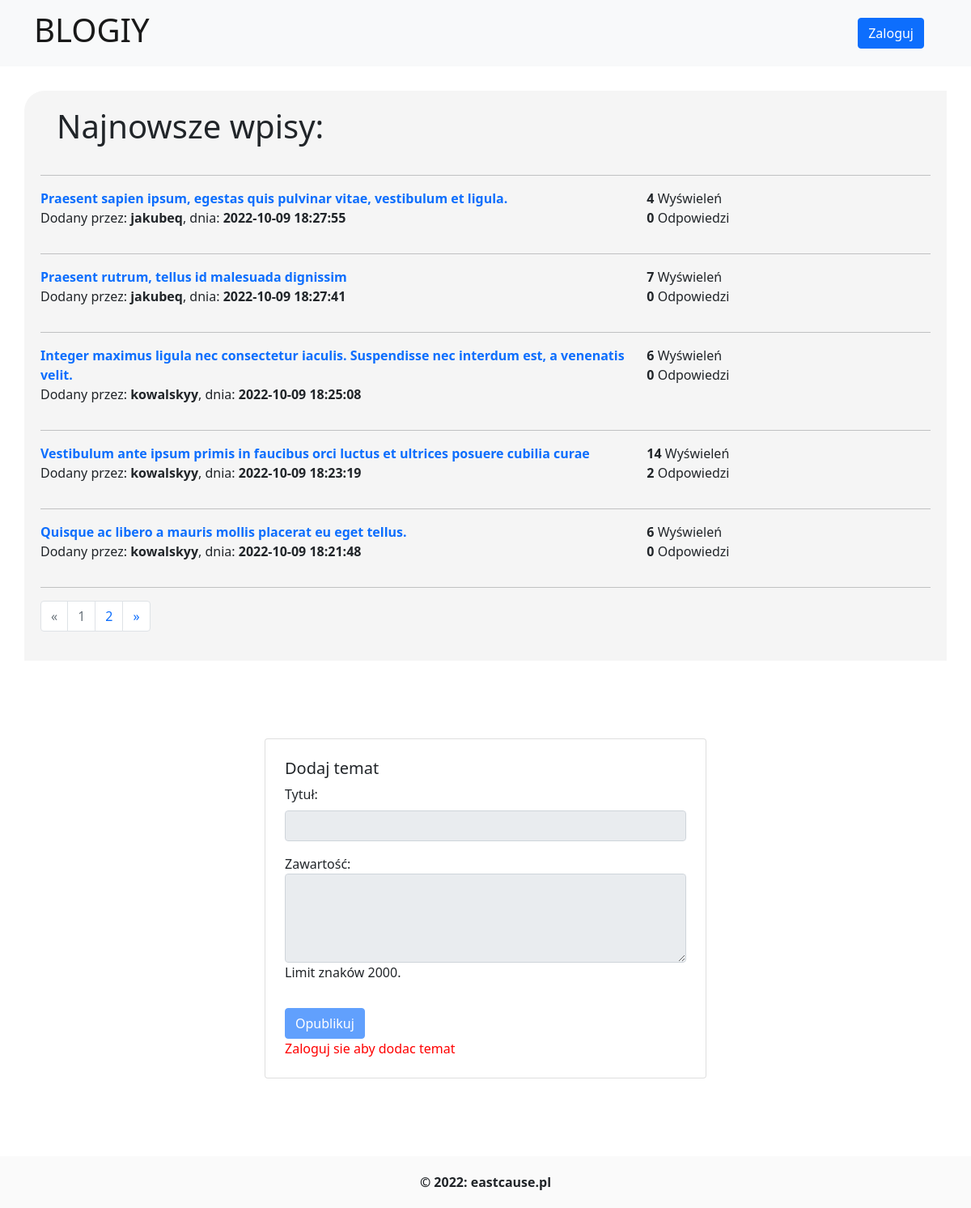
The page / on the database its author committed.
### tables this page shows
CREATE TABLE `posts` (
  `id` int(11) NOT NULL,
  `author` varchar(32) NOT NULL,
  `title` varchar(128) NOT NULL,
  `content` text NOT NULL,
  `views` int(11) NOT NULL,
  `last_updated` datetime NOT NULL DEFAULT current_timestamp(),
  `created_at` datetime NOT NULL DEFAULT current_timestamp()
);

### checklogin.php (called while the page is built, shortened)
<?php
$logged = false;

### core/database.php (called while the page is built, shortened)
<?php
class Database {
    private $_connection;
    private static $_instance;
    private $_host = DB_HOST;
    private $_username = DB_USER;
    private $_password = DB_PASSWORD;
    private $_database = DB_DATABASE;
    public static function getInstance() {
        if(!self::$_instance) {
            self::$_instance = new self();
        }
        return self::$_instance;
    }
    private function __construct() {
        $this->_connection = new PDO("mysql:host=" . $this->_host . ";dbname=" . $this->_database, $this->_username,
            $this->_password);
    }
    public function getConnection() {
        return $this->_connection;
    }
}

### index.php (the view, shortened to what this page needs)
<?php
    require 'core/database.php';
    $db = Database::getInstance();
    $page = 1;
    $stmt = $db->getConnection()->query('SELECT count(*) FROM posts');
    $total_results = $stmt->fetchColumn();
    $total_pages = ceil($total_results / 5);
    $start = ($page - 1) * 5;
    $query = "SELECT * FROM posts ORDER BY `last_updated` DESC LIMIT $start,5";
    $rows = $db->getConnection()->query($query)->fetchAll();
    include 'checklogin.php';
?>
<!DOCTYPE html>
<html lang="pl-PL">
<head>
    <link rel="stylesheet" href="css/bootstrap.css">
    <link rel="stylesheet" href="css/newstyle.css">
    <link rel="stylesheet" href="css/fontello.css">
</head>
<body>
    <?php include 'nav.php'?>
    <div class="container econtainer">
        <h1>Najnowsze wpisy:</h1>
        <hr>
        <?php if(count($rows) != 0){?>
            <?php foreach ($rows as $row) {?>
                <div class="row">
                    <div class="col-md-8">
                        <div class="pb-3">
                            <a href="post.php?id=<?php echo $row[0]?>"><b><?php echo $row[2]?></b></a>
                            <br>
                            <span>Dodany przez: <b><?php echo $row[1]?></b>, dnia: <b><?php echo $row[6]?></b></span>
                        </div>
                    </div>
                    <div class="col-md-4">
                        <b><?php echo $row[4]?></b> Wyświeleń
                        <br>
                        <b><?php
                                $q = $db->getConnection()->prepare("SELECT count(*) FROM `comments` WHERE `post_id`=:postid");
                                $q->bindParam(':postid', $row[0]);
                                $q->execute();
                                $n = $q->fetchColumn();
                                echo $n;
                            ?></b> Odpowiedzi
                    </div>
                </div>
                <hr>
            <?php }} ?>
        <nav aria-label="Page navigation">
            <ul class="pagination">
                <?php if($page == 1){ ?>
                    <li class="page-item disabled">
                        <a class="page-link" href="#" aria-label="Previous">
                            <span aria-hidden="true">&laquo;</span>
                        </a>
                    </li>
                <?php } ?>
                <li class="page-item disabled"><a class="page-link" href="#"><?php echo $page; ?></a></li>
                <?php
                    $nextpage = ($page + 1);
                    if($nextpage <= $total_pages){
                        echo '<li class="page-item"><a class="page-link" href="index.php?page='.$nextpage.'">'.$nextpage.'</a></li>';
                    }
                ?>
                <?php if($page == $total_pages){ ?>
                    <li class="page-item disabled">
                        <a class="page-link" href="#" aria-label="Next">
                            <span aria-hidden="true">&raquo;</span>
                        </a>
                    </li>
                <?php }else{ ?>
                    <li class="page-item">
                        <a class="page-link" href="index.php?page=<?php echo $total_pages ?>" aria-label="Next">
                            <span aria-hidden="true">&raquo;</span>
                        </a>
                    </li>
                <?php }?>
            </ul>
        </nav>
    </div>
    <section>
        <div class="container my-5 py-5 text-dark">
            <div class="row d-flex justify-content-center">
                <div class="col-md-10 col-lg-8 col-xl-6">
                    <div class="card">
                        <div class="card-body p-4">
                            <div class="d-flex flex-start w-100">
                                <div class="w-100">
                                    <h5>Dodaj temat</h5>
                                    <form method="post">
                                        <div class="mb-3">
                                            <label for="title" class="form-label">Tytuł:</label>
                                            <input type="text" name="title" class="form-control" <?php if(!$logged) echo 'disabled'?> id="title" minlength="10" maxlength="120">
                                        </div>
                                        <div class="form-outline">
                                            <label for="title" class="content">Zawartość:</label>
                                            <textarea class="form-control" id="content" name="content" <?php if(!$logged) echo 'disabled'?> rows="4" minlength="30" maxlength="2000"></textarea>
                                            <label class="form-label" for="content">Limit znaków 2000.</label><br>
                                        </div>
                                        <br>
                                        <button type="submit" name="submit" <?php if(!$logged) echo 'disabled'?> class="btn btn-primary">
                                            Opublikuj
                                        </button>
                                        <?php
                                            if(!$logged){
                                                echo '<br><span class="error">Zaloguj sie aby dodac temat</span> ';
                                            }
                                        ?>
                                    </form>
                                </div>
                            </div>
                        </div>
                    </div>
                </div>
            </div>
    </section>
    <?php include 'footer.php'?>
</body>
</html>

### nav.php (shortened to what this page needs)
<nav class="navbar navbar-expand-lg navbar-light bg-light">
    <div class="container">
        <a class="navbar-brand me-2" href="index.php">
            <h1>BLOGIY</h1>
        </a>
        <div class="collapse navbar-collapse" id="navbarButtonsExample">
            <div class="d-flex align-items-center">
                <?php if(!$logged){ ?>
                    <a href="login.php">
                        <button type="button" class="btn btn-primary me-3">Zaloguj</button>
                    </a>
                <?php }else{ ?>
                    <a href="logout.php">
                        <span class="demo-icon icon-user">Wyloguj</span>
                    </a>
                <?php } ?>
            </div>
        </div>
    </div>
</nav>

### footer.php (shortened to what this page needs)
<footer class="mt-auto">
    © 2022:
    <a class="text-dark" href="https://eastcause.pl/">eastcause.pl</a>
</footer>

### css/newstyle.css (style rules this page uses)
.econtainer { margin-top: 30px; background-color: whitesmoke; padding-bottom: 20px; padding-left: 20px; padding-right: 20px; border-top-left-radius: 25px; }
a { text-decoration: none; }
footer { text-align: center; background-color: rgb(250, 250, 250); font-weight: bold; padding: 20px; }
.econtainer > h1 { padding-top: 20px; padding-left: 20px; padding-bottom: 20px; }
.error { color: red; }

### rows shown on the page
posts: title "Praesent sapien ipsum, egestas quis pulvinar vitae, vestibulum et ligula.", author "jakubeq", created_at "2022-10-09 18:27:55", views "4", n "0"
posts: title "Praesent rutrum, tellus id malesuada dignissim", author "jakubeq", created_at "2022-10-09 18:27:41", views "7", n "0"
posts: title "Integer maximus ligula nec consectetur iaculis. Suspendisse nec interdum est, a venenatis velit.", author "kowalskyy", created_at "2022-10-09 18:25:08", views "6", n "0"
posts: title "Vestibulum ante ipsum primis in faucibus orci luctus et ultrices posuere cubilia curae", author "kowalskyy", created_at "2022-10-09 18:23:19", views "14", n "2"
posts: title "Quisque ac libero a mauris mollis placerat eu eget tellus.", author "kowalskyy", created_at "2022-10-09 18:21:48", views "6", n "0"

### other values the page prints
$page "1"
$nextpage "2"
